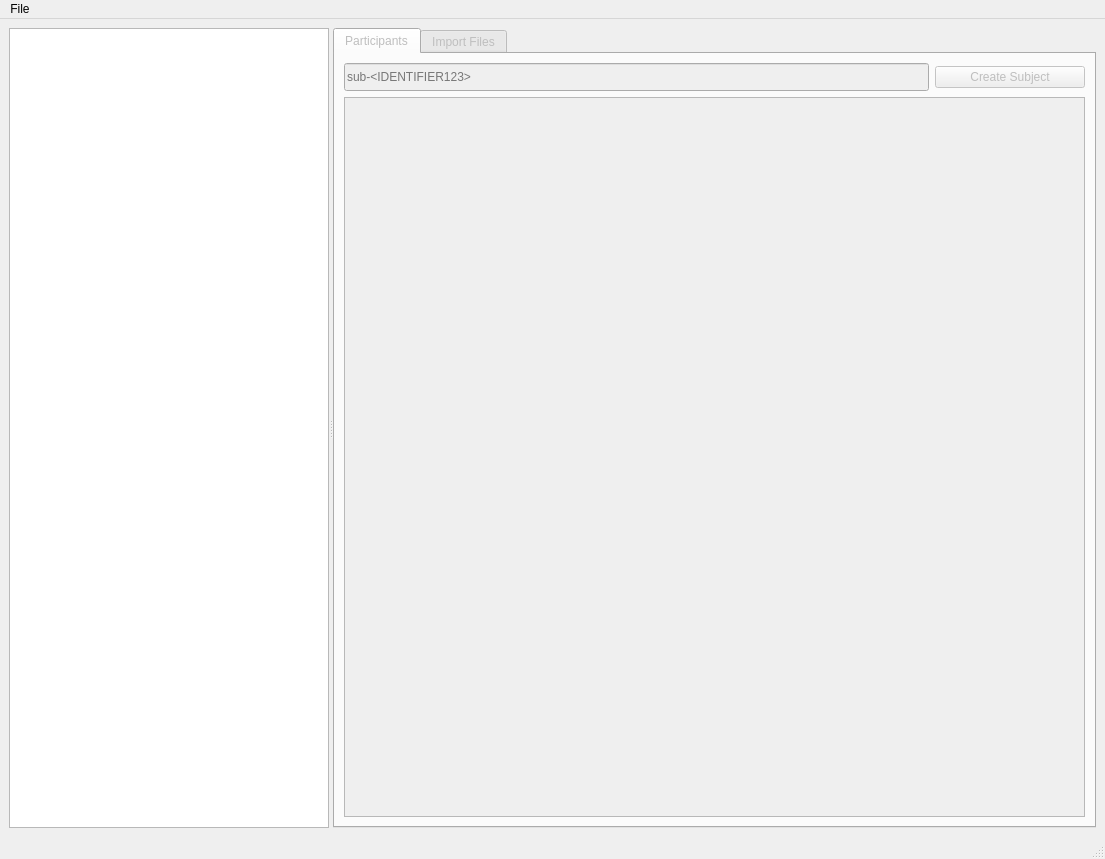
<?xml version="1.0" encoding="UTF-8"?>
<ui version="4.0">
 <class>MainWindow</class>
 <widget class="QMainWindow" name="MainWindow">
  <property name="geometry">
   <rect>
    <x>0</x>
    <y>0</y>
    <width>1105</width>
    <height>859</height>
   </rect>
  </property>
  <property name="windowTitle">
   <string>Bidsificator</string>
  </property>
  <widget class="QWidget" name="centralwidget">
   <layout class="QGridLayout" name="gridLayout_4">
    <item row="0" column="0">
     <widget class="QSplitter" name="splitter">
      <property name="orientation">
       <enum>Qt::Horizontal</enum>
      </property>
      <widget class="QTreeView" name="fileTreeView">
       <property name="minimumSize">
        <size>
         <width>320</width>
         <height>0</height>
        </size>
       </property>
       <property name="maximumSize">
        <size>
         <width>16777215</width>
         <height>16777215</height>
        </size>
       </property>
      </widget>
      <widget class="QTabWidget" name="tabWidget">
       <property name="enabled">
        <bool>false</bool>
       </property>
       <property name="currentIndex">
        <number>0</number>
       </property>
       <widget class="QWidget" name="ParticipantsTab">
        <attribute name="title">
         <string>Participants</string>
        </attribute>
        <layout class="QGridLayout" name="gridLayout_2">
         <item row="0" column="0">
          <layout class="QHBoxLayout" name="CreateSubjectLayout">
           <item>
            <widget class="QLineEdit" name="SubjectLineEdit">
             <property name="minimumSize">
              <size>
               <width>0</width>
               <height>28</height>
              </size>
             </property>
             <property name="maximumSize">
              <size>
               <width>16777215</width>
               <height>28</height>
              </size>
             </property>
             <property name="inputMask">
              <string/>
             </property>
             <property name="text">
              <string/>
             </property>
             <property name="maxLength">
              <number>32767</number>
             </property>
             <property name="cursorPosition">
              <number>0</number>
             </property>
             <property name="placeholderText">
              <string>sub-&lt;IDENTIFIER123&gt;</string>
             </property>
             <property name="cursorMoveStyle">
              <enum>Qt::VisualMoveStyle</enum>
             </property>
            </widget>
           </item>
           <item>
            <widget class="QPushButton" name="CreateSubjectPushButton">
             <property name="minimumSize">
              <size>
               <width>150</width>
               <height>0</height>
              </size>
             </property>
             <property name="maximumSize">
              <size>
               <width>150</width>
               <height>16777215</height>
              </size>
             </property>
             <property name="text">
              <string>Create Subject</string>
             </property>
            </widget>
           </item>
          </layout>
         </item>
         <item row="1" column="0">
          <widget class="PatientTableWidget" name="tableWidget"/>
         </item>
        </layout>
       </widget>
       <widget class="QWidget" name="ImportTab">
        <attribute name="title">
         <string>Import Files</string>
        </attribute>
        <layout class="QVBoxLayout" name="verticalLayout_2">
         <item>
          <widget class="QGroupBox" name="groupBox_2">
           <property name="title">
            <string>Add / Remove Files</string>
           </property>
           <layout class="QVBoxLayout" name="verticalLayout">
            <item>
             <layout class="QHBoxLayout" name="SubjectLayout">
              <item>
               <widget class="QLabel" name="AR_Subjectlabel">
                <property name="minimumSize">
                 <size>
                  <width>120</width>
                  <height>0</height>
                 </size>
                </property>
                <property name="maximumSize">
                 <size>
                  <width>120</width>
                  <height>16777215</height>
                 </size>
                </property>
                <property name="text">
                 <string>Subject</string>
                </property>
               </widget>
              </item>
              <item>
               <widget class="QComboBox" name="AR_SubjectComboBox">
                <property name="minimumSize">
                 <size>
                  <width>0</width>
                  <height>0</height>
                 </size>
                </property>
               </widget>
              </item>
              <item>
               <widget class="QPushButton" name="BidsValidatorPushButton">
                <property name="minimumSize">
                 <size>
                  <width>100</width>
                  <height>0</height>
                 </size>
                </property>
                <property name="maximumSize">
                 <size>
                  <width>100</width>
                  <height>16777215</height>
                 </size>
                </property>
                <property name="text">
                 <string>Bids Validator</string>
                </property>
               </widget>
              </item>
             </layout>
            </item>
            <item>
             <layout class="QHBoxLayout" name="ModalityLayout">
              <item>
               <widget class="QLabel" name="AR_ModalityLabel">
                <property name="minimumSize">
                 <size>
                  <width>120</width>
                  <height>0</height>
                 </size>
                </property>
                <property name="maximumSize">
                 <size>
                  <width>120</width>
                  <height>16777215</height>
                 </size>
                </property>
                <property name="text">
                 <string>Modality</string>
                </property>
               </widget>
              </item>
              <item>
               <widget class="QComboBox" name="AR_ModalityComboBox">
                <property name="minimumSize">
                 <size>
                  <width>0</width>
                  <height>0</height>
                 </size>
                </property>
                <item>
                 <property name="text">
                  <string>T1w (anat)</string>
                 </property>
                </item>
                <item>
                 <property name="text">
                  <string>T2w (anat)</string>
                 </property>
                </item>
                <item>
                 <property name="text">
                  <string>T1rho (anat)</string>
                 </property>
                </item>
                <item>
                 <property name="text">
                  <string>T2* (anat)</string>
                 </property>
                </item>
                <item>
                 <property name="text">
                  <string>FLAIR (anat)</string>
                 </property>
                </item>
                <item>
                 <property name="text">
                  <string>ieeg (ieeg)</string>
                 </property>
                </item>
                <item>
                 <property name="text">
                  <string>photo (ieeg)</string>
                 </property>
                </item>
               </widget>
              </item>
             </layout>
            </item>
            <item>
             <layout class="QHBoxLayout" name="BrowseLayout">
              <item>
               <widget class="QLineEdit" name="AR_BrowseLineEdit">
                <property name="minimumSize">
                 <size>
                  <width>0</width>
                  <height>28</height>
                 </size>
                </property>
                <property name="maximumSize">
                 <size>
                  <width>16777215</width>
                  <height>28</height>
                 </size>
                </property>
               </widget>
              </item>
              <item>
               <widget class="QPushButton" name="AR_BrowsePushButton">
                <property name="minimumSize">
                 <size>
                  <width>150</width>
                  <height>0</height>
                 </size>
                </property>
                <property name="maximumSize">
                 <size>
                  <width>150</width>
                  <height>16777215</height>
                 </size>
                </property>
                <property name="text">
                 <string>Browse File</string>
                </property>
               </widget>
              </item>
              <item>
               <widget class="QCheckBox" name="AR_IsDicomFolderCheckBox">
                <property name="text">
                 <string>Is DICOM Folder ?</string>
                </property>
               </widget>
              </item>
             </layout>
            </item>
            <item>
             <layout class="QHBoxLayout" name="EntitiesLayout1">
              <item>
               <widget class="QLabel" name="AR_SessionLabel">
                <property name="minimumSize">
                 <size>
                  <width>120</width>
                  <height>28</height>
                 </size>
                </property>
                <property name="maximumSize">
                 <size>
                  <width>16777215</width>
                  <height>28</height>
                 </size>
                </property>
                <property name="text">
                 <string>Session</string>
                </property>
               </widget>
              </item>
              <item>
               <widget class="QComboBox" name="AR_SessionComboBox">
                <property name="sizePolicy">
                 <sizepolicy hsizetype="Expanding" vsizetype="Fixed">
                  <horstretch>0</horstretch>
                  <verstretch>0</verstretch>
                 </sizepolicy>
                </property>
                <property name="minimumSize">
                 <size>
                  <width>0</width>
                  <height>28</height>
                 </size>
                </property>
                <property name="maximumSize">
                 <size>
                  <width>16777215</width>
                  <height>28</height>
                 </size>
                </property>
               </widget>
              </item>
              <item>
               <widget class="QLabel" name="AR_TaskLabel">
                <property name="minimumSize">
                 <size>
                  <width>120</width>
                  <height>28</height>
                 </size>
                </property>
                <property name="maximumSize">
                 <size>
                  <width>16777215</width>
                  <height>28</height>
                 </size>
                </property>
                <property name="text">
                 <string>Task</string>
                </property>
               </widget>
              </item>
              <item>
               <widget class="QComboBox" name="AR_TaskComboBox">
                <property name="minimumSize">
                 <size>
                  <width>0</width>
                  <height>28</height>
                 </size>
                </property>
                <property name="maximumSize">
                 <size>
                  <width>16777215</width>
                  <height>28</height>
                 </size>
                </property>
                <item>
                 <property name="text">
                  <string>Cognitiv</string>
                 </property>
                </item>
                <item>
                 <property name="text">
                  <string>Seizure</string>
                 </property>
                </item>
                <item>
                 <property name="text">
                  <string>Interictal</string>
                 </property>
                </item>
                <item>
                 <property name="text">
                  <string>Stimulation</string>
                 </property>
                </item>
                <item>
                 <property name="text">
                  <string>Sleep</string>
                 </property>
                </item>
                <item>
                 <property name="text">
                  <string>Other</string>
                 </property>
                </item>
               </widget>
              </item>
              <item>
               <widget class="QLabel" name="AR_ContrastAgentLabel">
                <property name="minimumSize">
                 <size>
                  <width>120</width>
                  <height>28</height>
                 </size>
                </property>
                <property name="maximumSize">
                 <size>
                  <width>16777215</width>
                  <height>28</height>
                 </size>
                </property>
                <property name="text">
                 <string>Contrast Agent</string>
                </property>
               </widget>
              </item>
              <item>
               <widget class="QLineEdit" name="AR_ContrastAgentLineEdit">
                <property name="sizePolicy">
                 <sizepolicy hsizetype="Expanding" vsizetype="Fixed">
                  <horstretch>0</horstretch>
                  <verstretch>0</verstretch>
                 </sizepolicy>
                </property>
                <property name="minimumSize">
                 <size>
                  <width>0</width>
                  <height>28</height>
                 </size>
                </property>
                <property name="maximumSize">
                 <size>
                  <width>16777215</width>
                  <height>28</height>
                 </size>
                </property>
               </widget>
              </item>
             </layout>
            </item>
            <item>
             <layout class="QHBoxLayout" name="EntitiesLayout2">
              <item>
               <widget class="QLabel" name="AR_AcquisitionLabel">
                <property name="minimumSize">
                 <size>
                  <width>120</width>
                  <height>28</height>
                 </size>
                </property>
                <property name="maximumSize">
                 <size>
                  <width>16777215</width>
                  <height>28</height>
                 </size>
                </property>
                <property name="text">
                 <string>Acquisition</string>
                </property>
               </widget>
              </item>
              <item>
               <widget class="QLineEdit" name="AR_AcquisitionLineEdit">
                <property name="sizePolicy">
                 <sizepolicy hsizetype="Expanding" vsizetype="Fixed">
                  <horstretch>0</horstretch>
                  <verstretch>0</verstretch>
                 </sizepolicy>
                </property>
                <property name="minimumSize">
                 <size>
                  <width>0</width>
                  <height>28</height>
                 </size>
                </property>
                <property name="maximumSize">
                 <size>
                  <width>16777215</width>
                  <height>28</height>
                 </size>
                </property>
               </widget>
              </item>
              <item>
               <widget class="QLabel" name="AR_ReconstructionLabel">
                <property name="minimumSize">
                 <size>
                  <width>120</width>
                  <height>28</height>
                 </size>
                </property>
                <property name="maximumSize">
                 <size>
                  <width>16777215</width>
                  <height>28</height>
                 </size>
                </property>
                <property name="text">
                 <string>Reconstruction</string>
                </property>
               </widget>
              </item>
              <item>
               <widget class="QLineEdit" name="AR_ReconstructionLineEdit">
                <property name="sizePolicy">
                 <sizepolicy hsizetype="Expanding" vsizetype="Fixed">
                  <horstretch>0</horstretch>
                  <verstretch>0</verstretch>
                 </sizepolicy>
                </property>
                <property name="minimumSize">
                 <size>
                  <width>0</width>
                  <height>28</height>
                 </size>
                </property>
                <property name="maximumSize">
                 <size>
                  <width>16777215</width>
                  <height>28</height>
                 </size>
                </property>
               </widget>
              </item>
             </layout>
            </item>
            <item>
             <layout class="QHBoxLayout" name="AddRemoveFileLayout">
              <item>
               <spacer name="horizontalSpacer">
                <property name="orientation">
                 <enum>Qt::Horizontal</enum>
                </property>
                <property name="sizeHint" stdset="0">
                 <size>
                  <width>40</width>
                  <height>20</height>
                 </size>
                </property>
               </spacer>
              </item>
              <item>
               <widget class="QPushButton" name="AR_AddPushButton">
                <property name="minimumSize">
                 <size>
                  <width>100</width>
                  <height>0</height>
                 </size>
                </property>
                <property name="maximumSize">
                 <size>
                  <width>100</width>
                  <height>16777215</height>
                 </size>
                </property>
                <property name="text">
                 <string>Add</string>
                </property>
               </widget>
              </item>
              <item>
               <widget class="QPushButton" name="AR_RemovePushButton">
                <property name="minimumSize">
                 <size>
                  <width>100</width>
                  <height>0</height>
                 </size>
                </property>
                <property name="maximumSize">
                 <size>
                  <width>100</width>
                  <height>16777215</height>
                 </size>
                </property>
                <property name="text">
                 <string>Remove</string>
                </property>
               </widget>
              </item>
              <item>
               <spacer name="horizontalSpacer_2">
                <property name="orientation">
                 <enum>Qt::Horizontal</enum>
                </property>
                <property name="sizeHint" stdset="0">
                 <size>
                  <width>40</width>
                  <height>20</height>
                 </size>
                </property>
               </spacer>
              </item>
             </layout>
            </item>
           </layout>
          </widget>
         </item>
         <item>
          <widget class="QGroupBox" name="groupBox">
           <property name="title">
            <string>View / Edit Files</string>
           </property>
           <layout class="QGridLayout" name="gridLayout">
            <item row="6" column="1">
             <widget class="QLabel" name="VE_ReconstructionLabel">
              <property name="minimumSize">
               <size>
                <width>110</width>
                <height>0</height>
               </size>
              </property>
              <property name="maximumSize">
               <size>
                <width>110</width>
                <height>16777215</height>
               </size>
              </property>
              <property name="text">
               <string>Reconstruction :</string>
              </property>
             </widget>
            </item>
            <item row="8" column="1" colspan="3">
             <layout class="QHBoxLayout" name="horizontalLayout">
              <item>
               <spacer name="horizontalSpacer_6">
                <property name="orientation">
                 <enum>Qt::Horizontal</enum>
                </property>
                <property name="sizeHint" stdset="0">
                 <size>
                  <width>40</width>
                  <height>20</height>
                 </size>
                </property>
               </spacer>
              </item>
              <item>
               <widget class="QPushButton" name="VE_EditPushButton">
                <property name="minimumSize">
                 <size>
                  <width>100</width>
                  <height>0</height>
                 </size>
                </property>
                <property name="maximumSize">
                 <size>
                  <width>100</width>
                  <height>16777215</height>
                 </size>
                </property>
                <property name="text">
                 <string>Edit</string>
                </property>
               </widget>
              </item>
              <item>
               <widget class="QPushButton" name="VE_CancelPushButton">
                <property name="enabled">
                 <bool>false</bool>
                </property>
                <property name="minimumSize">
                 <size>
                  <width>100</width>
                  <height>0</height>
                 </size>
                </property>
                <property name="maximumSize">
                 <size>
                  <width>100</width>
                  <height>16777215</height>
                 </size>
                </property>
                <property name="text">
                 <string>Cancel</string>
                </property>
               </widget>
              </item>
              <item>
               <spacer name="horizontalSpacer_5">
                <property name="orientation">
                 <enum>Qt::Horizontal</enum>
                </property>
                <property name="sizeHint" stdset="0">
                 <size>
                  <width>40</width>
                  <height>20</height>
                 </size>
                </property>
               </spacer>
              </item>
             </layout>
            </item>
            <item row="6" column="3">
             <widget class="QLineEdit" name="VE_ReconstructionLineEdit">
              <property name="enabled">
               <bool>false</bool>
              </property>
              <property name="minimumSize">
               <size>
                <width>210</width>
                <height>28</height>
               </size>
              </property>
              <property name="maximumSize">
               <size>
                <width>16777215</width>
                <height>28</height>
               </size>
              </property>
             </widget>
            </item>
            <item row="7" column="1">
             <widget class="QLabel" name="VE_FilePathLabel">
              <property name="minimumSize">
               <size>
                <width>110</width>
                <height>0</height>
               </size>
              </property>
              <property name="maximumSize">
               <size>
                <width>110</width>
                <height>16777215</height>
               </size>
              </property>
              <property name="text">
               <string>Path :</string>
              </property>
              <property name="wordWrap">
               <bool>true</bool>
              </property>
             </widget>
            </item>
            <item row="0" column="3">
             <spacer name="verticalSpacer">
              <property name="orientation">
               <enum>Qt::Vertical</enum>
              </property>
              <property name="sizeHint" stdset="0">
               <size>
                <width>20</width>
                <height>80</height>
               </size>
              </property>
             </spacer>
            </item>
            <item row="3" column="1">
             <widget class="QLabel" name="VE_TaskLabel">
              <property name="minimumSize">
               <size>
                <width>110</width>
                <height>0</height>
               </size>
              </property>
              <property name="maximumSize">
               <size>
                <width>110</width>
                <height>16777215</height>
               </size>
              </property>
              <property name="text">
               <string>Task :</string>
              </property>
             </widget>
            </item>
            <item row="1" column="1">
             <widget class="QLabel" name="VE_ModalityLabel">
              <property name="text">
               <string>Modality :</string>
              </property>
             </widget>
            </item>
            <item row="7" column="3">
             <widget class="QLineEdit" name="VE_PathLineEdit">
              <property name="enabled">
               <bool>false</bool>
              </property>
              <property name="minimumSize">
               <size>
                <width>210</width>
                <height>28</height>
               </size>
              </property>
              <property name="maximumSize">
               <size>
                <width>16777215</width>
                <height>28</height>
               </size>
              </property>
             </widget>
            </item>
            <item row="5" column="1">
             <widget class="QLabel" name="VE_AcquisitionLabel">
              <property name="minimumSize">
               <size>
                <width>110</width>
                <height>0</height>
               </size>
              </property>
              <property name="maximumSize">
               <size>
                <width>110</width>
                <height>16777215</height>
               </size>
              </property>
              <property name="text">
               <string>Acquisition :</string>
              </property>
             </widget>
            </item>
            <item row="4" column="1">
             <widget class="QLabel" name="VE_ContrastAgentLabel">
              <property name="minimumSize">
               <size>
                <width>110</width>
                <height>0</height>
               </size>
              </property>
              <property name="maximumSize">
               <size>
                <width>110</width>
                <height>16777215</height>
               </size>
              </property>
              <property name="text">
               <string>Contrast Agent :</string>
              </property>
             </widget>
            </item>
            <item row="0" column="0" rowspan="10">
             <widget class="QListWidget" name="VE_FileListWidget">
              <property name="minimumSize">
               <size>
                <width>300</width>
                <height>0</height>
               </size>
              </property>
              <property name="maximumSize">
               <size>
                <width>300</width>
                <height>16777215</height>
               </size>
              </property>
             </widget>
            </item>
            <item row="2" column="3">
             <widget class="QComboBox" name="VE_SessionComboBox">
              <property name="enabled">
               <bool>false</bool>
              </property>
             </widget>
            </item>
            <item row="1" column="3">
             <widget class="QComboBox" name="VE_ModalityComboBox">
              <property name="enabled">
               <bool>false</bool>
              </property>
              <item>
               <property name="text">
                <string>T1w (anat)</string>
               </property>
              </item>
              <item>
               <property name="text">
                <string>T2w (anat)</string>
               </property>
              </item>
              <item>
               <property name="text">
                <string>T1rho (anat)</string>
               </property>
              </item>
              <item>
               <property name="text">
                <string>T2* (anat)</string>
               </property>
              </item>
              <item>
               <property name="text">
                <string>FLAIR (anat)</string>
               </property>
              </item>
              <item>
               <property name="text">
                <string>ieeg (ieeg)</string>
               </property>
              </item>
              <item>
               <property name="text">
                <string>photo (ieeg)</string>
               </property>
              </item>
             </widget>
            </item>
            <item row="2" column="1">
             <widget class="QLabel" name="VE_SessionLabel">
              <property name="minimumSize">
               <size>
                <width>110</width>
                <height>0</height>
               </size>
              </property>
              <property name="maximumSize">
               <size>
                <width>110</width>
                <height>16777215</height>
               </size>
              </property>
              <property name="text">
               <string>Session :</string>
              </property>
             </widget>
            </item>
            <item row="4" column="3">
             <widget class="QLineEdit" name="VE_ContrastAgentLineEdit">
              <property name="enabled">
               <bool>false</bool>
              </property>
              <property name="minimumSize">
               <size>
                <width>210</width>
                <height>28</height>
               </size>
              </property>
              <property name="maximumSize">
               <size>
                <width>16777215</width>
                <height>28</height>
               </size>
              </property>
             </widget>
            </item>
            <item row="5" column="3">
             <widget class="QLineEdit" name="VE_AcquisitionLineEdit">
              <property name="enabled">
               <bool>false</bool>
              </property>
              <property name="minimumSize">
               <size>
                <width>210</width>
                <height>28</height>
               </size>
              </property>
              <property name="maximumSize">
               <size>
                <width>16777215</width>
                <height>28</height>
               </size>
              </property>
             </widget>
            </item>
            <item row="9" column="3">
             <spacer name="verticalSpacer_2">
              <property name="orientation">
               <enum>Qt::Vertical</enum>
              </property>
              <property name="sizeHint" stdset="0">
               <size>
                <width>20</width>
                <height>79</height>
               </size>
              </property>
             </spacer>
            </item>
            <item row="3" column="3">
             <widget class="QComboBox" name="VE_TaskComboBox">
              <property name="enabled">
               <bool>false</bool>
              </property>
              <item>
               <property name="text">
                <string>Cognitiv</string>
               </property>
              </item>
              <item>
               <property name="text">
                <string>Seizure</string>
               </property>
              </item>
              <item>
               <property name="text">
                <string>Interictal</string>
               </property>
              </item>
              <item>
               <property name="text">
                <string>Stimulation</string>
               </property>
              </item>
              <item>
               <property name="text">
                <string>Sleep</string>
               </property>
              </item>
             </widget>
            </item>
           </layout>
          </widget>
         </item>
         <item>
          <widget class="QProgressBar" name="progressBar">
           <property name="value">
            <number>24</number>
           </property>
          </widget>
         </item>
         <item>
          <layout class="QHBoxLayout" name="StartImportLayout">
           <item>
            <spacer name="horizontalSpacer_3">
             <property name="orientation">
              <enum>Qt::Horizontal</enum>
             </property>
             <property name="sizeHint" stdset="0">
              <size>
               <width>40</width>
               <height>20</height>
              </size>
             </property>
            </spacer>
           </item>
           <item>
            <widget class="QPushButton" name="StartImportPushButton">
             <property name="text">
              <string>Start Import</string>
             </property>
            </widget>
           </item>
           <item>
            <spacer name="horizontalSpacer_4">
             <property name="orientation">
              <enum>Qt::Horizontal</enum>
             </property>
             <property name="sizeHint" stdset="0">
              <size>
               <width>40</width>
               <height>20</height>
              </size>
             </property>
            </spacer>
           </item>
          </layout>
         </item>
        </layout>
       </widget>
      </widget>
     </widget>
    </item>
   </layout>
  </widget>
  <widget class="QMenuBar" name="menubar">
   <property name="geometry">
    <rect>
     <x>0</x>
     <y>0</y>
     <width>1105</width>
     <height>21</height>
    </rect>
   </property>
   <widget class="QMenu" name="menuFile">
    <property name="title">
     <string>File</string>
    </property>
    <addaction name="actionNew_Bids_Dataset"/>
    <addaction name="actionOpen_Bids_Dataset"/>
    <addaction name="actionClose"/>
   </widget>
   <addaction name="menuFile"/>
  </widget>
  <widget class="QStatusBar" name="statusbar"/>
  <action name="actionLoad_Bids_Dataset_Folder">
   <property name="text">
    <string>Load Bids Dataset Folder</string>
   </property>
  </action>
  <action name="actionOpen_Bids_Dataset">
   <property name="text">
    <string>Open Bids Dataset</string>
   </property>
  </action>
  <action name="actionOpen_Multiple_Bids_Datasets">
   <property name="text">
    <string>Open Multiple Bids Datasets</string>
   </property>
  </action>
  <action name="actionNew_Bids_Dataset">
   <property name="text">
    <string>New Bids Dataset</string>
   </property>
  </action>
  <action name="actionClose">
   <property name="text">
    <string>Close</string>
   </property>
  </action>
 </widget>
 <customwidgets>
  <customwidget>
   <class>PatientTableWidget</class>
   <extends>QTableWidget</extends>
   <header>ui.PatientTableWidget</header>
  </customwidget>
 </customwidgets>
 <resources/>
 <connections/>
</ui>
